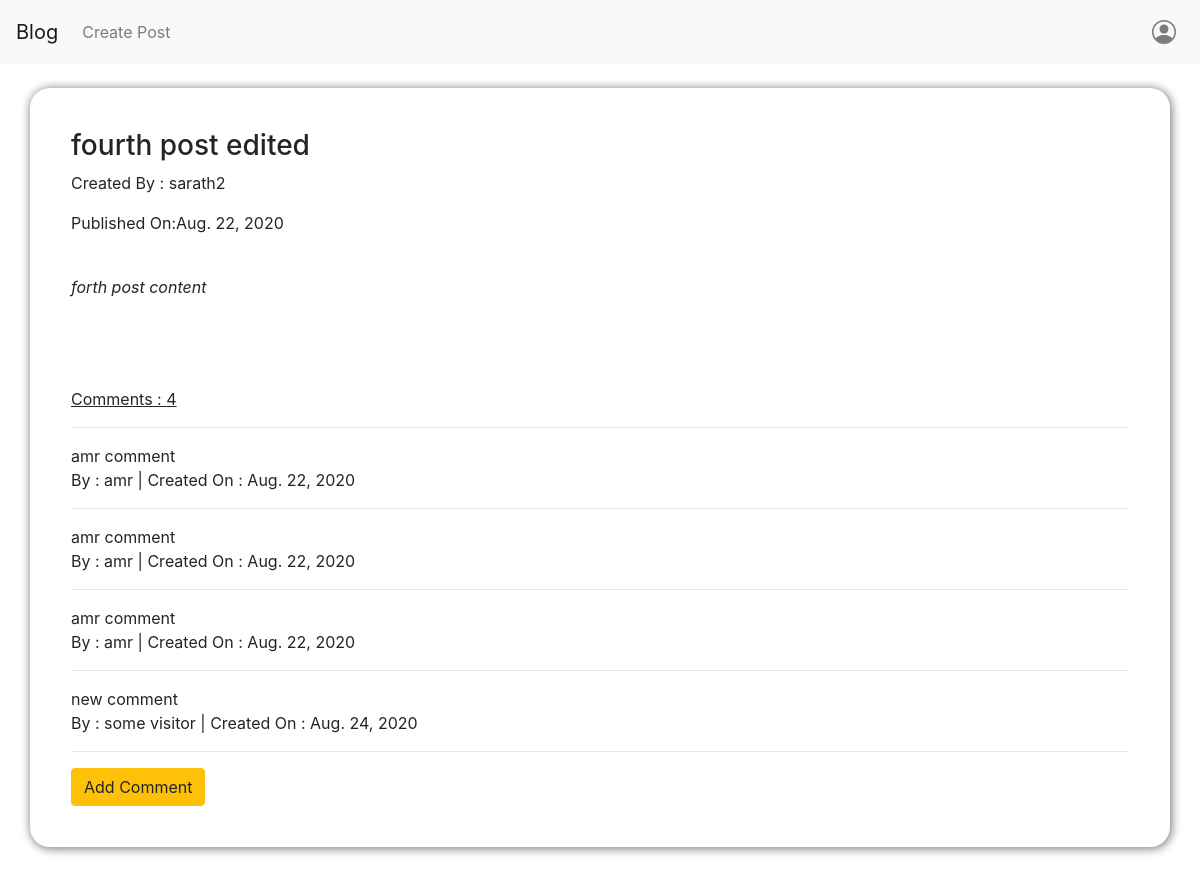
Screenshot of /blog_app/post/2/ with the database file from the repository.
### blog_app/models.py (models this page shows, shortened)
class Post(models.Model):
    title = models.CharField(max_length = 264)
    author = models.ForeignKey(User)
    text = models.TextField(null=True)
    created_date = models.DateField(default = timezone.now)
    published_date = models.DateField(blank = True,null = True)

class Comment(models.Model):
    post = models.ForeignKey(Post , related_name="comments")
    commenter = models.CharField(max_length = 264)
    comment = models.TextField()
    created_date = models.DateField(default = timezone.now)
    approved_comment = models.BooleanField(default = False)

### blog_app/views.py (the view)
# urls.py: url(r'^post/(?P<pk>\d+)/$',views.PostDetailView.as_view(),name="post_detail"),
class PostDetailView(DetailView):
    model = Post
    template_name = 'blog_app/post_detail.html'
    context_object_name = 'post_detail'

### blog_app/templates/blog_app/post_detail.html (shortened to what this page needs)
{% extends 'blog_app/base.html'%}
{% block content%}
    <div class="post_div container-sm">
        <h3>{{post_detail.title}}</h3>
        <p>Created By : {{post_detail.author}}</p>
        {% if post_detail.published_date%}
            <p>Published On:{{post_detail.published_date}}</p>
        {% endif%}
        <br>
        <p><i>{{post_detail.text}}</i></p>
        <br>
        <br>
        <br>
        <p><u>Comments : {{post_detail.comments.count}}</u></p>
        <hr>
        {% for comment in post_detail.comments.all %}
            <div>
                {{comment.comment}}
                <p>By : {{comment.commenter}} | Created On : {{comment.created_date}}</p>
            </div>
            <hr>
        {% endfor %}
        <a class="btn btn-warning" href="{% url 'blog_app:add_comment' pk=post_detail.pk%}">Add Comment</a>
    </div>
{% endblock%}

### blog_app/static/css/blog_app.css (style rules this page uses)
.post_div { border: 1px solid transparent; box-shadow: 1px 1px 10px 1px grey; padding: 40px; margin: auto; margin-bottom: 40px; border-radius: 20px; }

### rows the page displays
Post: title "fourth post edited", author "sarath2", published_date "Aug. 22, 2020", text "forth post content", comments.count "4"
Comment: comment "amr comment", commenter "amr", created_date "Aug. 22, 2020"
Comment: comment "amr comment", commenter "amr", created_date "Aug. 22, 2020"
Comment: comment "amr comment", commenter "amr", created_date "Aug. 22, 2020"
Comment: comment "new comment", commenter "some visitor", created_date "Aug. 24, 2020"
